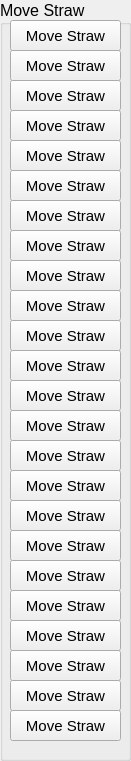
  <widget class="QGroupBox" name="groupBox_5">
   <property name="geometry">
    <rect>
     <x>480</x>
     <y>80</y>
     <width>131</width>
     <height>761</height>
    </rect>
   </property>
   <property name="font">
    <font>
     <pointsize>12</pointsize>
    </font>
   </property>
   <property name="title">
    <string>Move Straw</string>
   </property>
   <widget class="QPushButton" name="move_1">
    <property name="geometry">
     <rect>
      <x>10</x>
      <y>20</y>
      <width>111</width>
      <height>31</height>
     </rect>
    </property>
    <property name="font">
     <font>
      <pointsize>11</pointsize>
     </font>
    </property>
    <property name="text">
     <string>Move Straw</string>
    </property>
    <attribute name="buttonGroup">
     <string notr="true">moveButtons</string>
    </attribute>
   </widget>
   <widget class="QPushButton" name="move_2">
    <property name="geometry">
     <rect>
      <x>10</x>
      <y>50</y>
      <width>111</width>
      <height>31</height>
     </rect>
    </property>
    <property name="font">
     <font>
      <pointsize>11</pointsize>
     </font>
    </property>
    <property name="text">
     <string>Move Straw</string>
    </property>
    <attribute name="buttonGroup">
     <string notr="true">moveButtons</string>
    </attribute>
   </widget>
   <widget class="QPushButton" name="move_3">
    <property name="geometry">
     <rect>
      <x>10</x>
      <y>80</y>
      <width>111</width>
      <height>31</height>
     </rect>
    </property>
    <property name="font">
     <font>
      <pointsize>11</pointsize>
     </font>
    </property>
    <property name="text">
     <string>Move Straw</string>
    </property>
    <attribute name="buttonGroup">
     <string notr="true">moveButtons</string>
    </attribute>
   </widget>
   <widget class="QPushButton" name="move_4">
    <property name="geometry">
     <rect>
      <x>10</x>
      <y>110</y>
      <width>111</width>
      <height>31</height>
     </rect>
    </property>
    <property name="font">
     <font>
      <pointsize>11</pointsize>
     </font>
    </property>
    <property name="text">
     <string>Move Straw</string>
    </property>
    <attribute name="buttonGroup">
     <string notr="true">moveButtons</string>
    </attribute>
   </widget>
   <widget class="QPushButton" name="move_5">
    <property name="geometry">
     <rect>
      <x>10</x>
      <y>140</y>
      <width>111</width>
      <height>31</height>
     </rect>
    </property>
    <property name="font">
     <font>
      <pointsize>11</pointsize>
     </font>
    </property>
    <property name="text">
     <string>Move Straw</string>
    </property>
    <attribute name="buttonGroup">
     <string notr="true">moveButtons</string>
    </attribute>
   </widget>
   <widget class="QPushButton" name="move_6">
    <property name="geometry">
     <rect>
      <x>10</x>
      <y>170</y>
      <width>111</width>
      <height>31</height>
     </rect>
    </property>
    <property name="font">
     <font>
      <pointsize>11</pointsize>
     </font>
    </property>
    <property name="text">
     <string>Move Straw</string>
    </property>
    <attribute name="buttonGroup">
     <string notr="true">moveButtons</string>
    </attribute>
   </widget>
   <widget class="QPushButton" name="move_7">
    <property name="geometry">
     <rect>
      <x>10</x>
      <y>200</y>
      <width>111</width>
      <height>31</height>
     </rect>
    </property>
    <property name="font">
     <font>
      <pointsize>11</pointsize>
     </font>
    </property>
    <property name="text">
     <string>Move Straw</string>
    </property>
    <attribute name="buttonGroup">
     <string notr="true">moveButtons</string>
    </attribute>
   </widget>
   <widget class="QPushButton" name="move_8">
    <property name="geometry">
     <rect>
      <x>10</x>
      <y>230</y>
      <width>111</width>
      <height>31</height>
     </rect>
    </property>
    <property name="font">
     <font>
      <pointsize>11</pointsize>
     </font>
    </property>
    <property name="text">
     <string>Move Straw</string>
    </property>
    <attribute name="buttonGroup">
     <string notr="true">moveButtons</string>
    </attribute>
   </widget>
   <widget class="QPushButton" name="move_9">
    <property name="geometry">
     <rect>
      <x>10</x>
      <y>260</y>
      <width>111</width>
      <height>31</height>
     </rect>
    </property>
    <property name="font">
     <font>
      <pointsize>11</pointsize>
     </font>
    </property>
    <property name="text">
     <string>Move Straw</string>
    </property>
    <attribute name="buttonGroup">
     <string notr="true">moveButtons</string>
    </attribute>
   </widget>
   <widget class="QPushButton" name="move_10">
    <property name="geometry">
     <rect>
      <x>10</x>
      <y>290</y>
      <width>111</width>
      <height>31</height>
     </rect>
    </property>
    <property name="font">
     <font>
      <pointsize>11</pointsize>
     </font>
    </property>
    <property name="text">
     <string>Move Straw</string>
    </property>
    <attribute name="buttonGroup">
     <string notr="true">moveButtons</string>
    </attribute>
   </widget>
   <widget class="QPushButton" name="move_11">
    <property name="geometry">
     <rect>
      <x>10</x>
      <y>320</y>
      <width>111</width>
      <height>31</height>
     </rect>
    </property>
    <property name="font">
     <font>
      <pointsize>11</pointsize>
     </font>
    </property>
    <property name="text">
     <string>Move Straw</string>
    </property>
    <attribute name="buttonGroup">
     <string notr="true">moveButtons</string>
    </attribute>
   </widget>
   <widget class="QPushButton" name="move_12">
    <property name="geometry">
     <rect>
      <x>10</x>
      <y>350</y>
      <width>111</width>
      <height>31</height>
     </rect>
    </property>
    <property name="font">
     <font>
      <pointsize>11</pointsize>
     </font>
    </property>
    <property name="text">
     <string>Move Straw</string>
    </property>
    <attribute name="buttonGroup">
     <string notr="true">moveButtons</string>
    </attribute>
   </widget>
   <widget class="QPushButton" name="move_13">
    <property name="geometry">
     <rect>
      <x>10</x>
      <y>380</y>
      <width>111</width>
      <height>31</height>
     </rect>
    </property>
    <property name="font">
     <font>
      <pointsize>11</pointsize>
     </font>
    </property>
    <property name="text">
     <string>Move Straw</string>
    </property>
    <attribute name="buttonGroup">
     <string notr="true">moveButtons</string>
    </attribute>
   </widget>
   <widget class="QPushButton" name="move_14">
    <property name="geometry">
     <rect>
      <x>10</x>
      <y>410</y>
      <width>111</width>
      <height>31</height>
     </rect>
    </property>
    <property name="font">
     <font>
      <pointsize>11</pointsize>
     </font>
    </property>
    <property name="text">
     <string>Move Straw</string>
    </property>
    <attribute name="buttonGroup">
     <string notr="true">moveButtons</string>
    </attribute>
   </widget>
   <widget class="QPushButton" name="move_15">
    <property name="geometry">
     <rect>
      <x>10</x>
      <y>440</y>
      <width>111</width>
      <height>31</height>
     </rect>
    </property>
    <property name="font">
     <font>
      <pointsize>11</pointsize>
     </font>
    </property>
    <property name="text">
     <string>Move Straw</string>
    </property>
    <attribute name="buttonGroup">
     <string notr="true">moveButtons</string>
    </attribute>
   </widget>
   <widget class="QPushButton" name="move_16">
    <property name="geometry">
     <rect>
      <x>10</x>
      <y>470</y>
      <width>111</width>
      <height>31</height>
     </rect>
    </property>
    <property name="font">
     <font>
      <pointsize>11</pointsize>
     </font>
    </property>
    <property name="text">
     <string>Move Straw</string>
    </property>
    <attribute name="buttonGroup">
     <string notr="true">moveButtons</string>
    </attribute>
   </widget>
   <widget class="QPushButton" name="move_17">
    <property name="geometry">
     <rect>
      <x>10</x>
      <y>500</y>
      <width>111</width>
      <height>31</height>
     </rect>
    </property>
    <property name="font">
     <font>
      <pointsize>11</pointsize>
     </font>
    </property>
    <property name="text">
     <string>Move Straw</string>
    </property>
    <attribute name="buttonGroup">
     <string notr="true">moveButtons</string>
    </attribute>
   </widget>
   <widget class="QPushButton" name="move_18">
    <property name="geometry">
     <rect>
      <x>10</x>
      <y>530</y>
      <width>111</width>
      <height>31</height>
     </rect>
    </property>
    <property name="font">
     <font>
      <pointsize>11</pointsize>
     </font>
    </property>
    <property name="text">
     <string>Move Straw</string>
    </property>
    <attribute name="buttonGroup">
     <string notr="true">moveButtons</string>
    </attribute>
   </widget>
   <widget class="QPushButton" name="move_19">
    <property name="geometry">
     <rect>
      <x>10</x>
      <y>560</y>
      <width>111</width>
      <height>31</height>
     </rect>
    </property>
    <property name="font">
     <font>
      <pointsize>11</pointsize>
     </font>
    </property>
    <property name="text">
     <string>Move Straw</string>
    </property>
    <attribute name="buttonGroup">
     <string notr="true">moveButtons</string>
    </attribute>
   </widget>
   <widget class="QPushButton" name="move_20">
    <property name="geometry">
     <rect>
      <x>10</x>
      <y>590</y>
      <width>111</width>
      <height>31</height>
     </rect>
    </property>
    <property name="font">
     <font>
      <pointsize>11</pointsize>
     </font>
    </property>
    <property name="text">
     <string>Move Straw</string>
    </property>
    <attribute name="buttonGroup">
     <string notr="true">moveButtons</string>
    </attribute>
   </widget>
   <widget class="QPushButton" name="move_21">
    <property name="geometry">
     <rect>
      <x>10</x>
      <y>620</y>
      <width>111</width>
      <height>31</height>
     </rect>
    </property>
    <property name="font">
     <font>
      <pointsize>11</pointsize>
     </font>
    </property>
    <property name="text">
     <string>Move Straw</string>
    </property>
    <attribute name="buttonGroup">
     <string notr="true">moveButtons</string>
    </attribute>
   </widget>
   <widget class="QPushButton" name="move_22">
    <property name="geometry">
     <rect>
      <x>10</x>
      <y>650</y>
      <width>111</width>
      <height>31</height>
     </rect>
    </property>
    <property name="font">
     <font>
      <pointsize>11</pointsize>
     </font>
    </property>
    <property name="text">
     <string>Move Straw</string>
    </property>
    <attribute name="buttonGroup">
     <string notr="true">moveButtons</string>
    </attribute>
   </widget>
   <widget class="QPushButton" name="move_23">
    <property name="geometry">
     <rect>
      <x>10</x>
      <y>680</y>
      <width>111</width>
      <height>31</height>
     </rect>
    </property>
    <property name="font">
     <font>
      <pointsize>11</pointsize>
     </font>
    </property>
    <property name="text">
     <string>Move Straw</string>
    </property>
    <attribute name="buttonGroup">
     <string notr="true">moveButtons</string>
    </attribute>
   </widget>
   <widget class="QPushButton" name="move_24">
    <property name="geometry">
     <rect>
      <x>10</x>
      <y>710</y>
      <width>111</width>
      <height>31</height>
     </rect>
    </property>
    <property name="font">
     <font>
      <pointsize>11</pointsize>
     </font>
    </property>
    <property name="text">
     <string>Move Straw</string>
    </property>
    <attribute name="buttonGroup">
     <string notr="true">moveButtons</string>
    </attribute>
   </widget>
  </widget>
